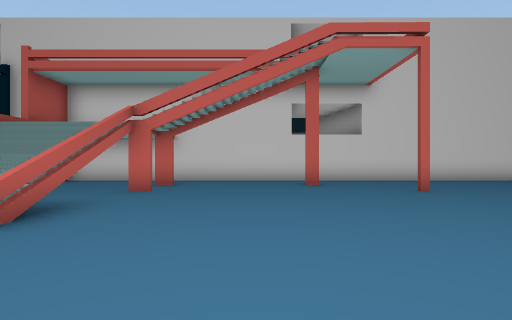
View 1 (above)

21 first-person views from a walk through a scene from a Unity 3-D project. The camera is 1.4 m above the floor, looks level and sees 75° across. The floor is counted in squares, 2 m on a side. Each view is taken from the middle of a square. On the plan, view 1 faces up. The plan holds only what a view shows up to about 10 squares ahead; the rest is blank. The place goes on beyond the plan.

View 2
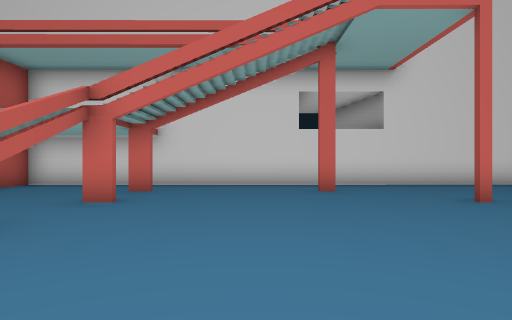

View 3
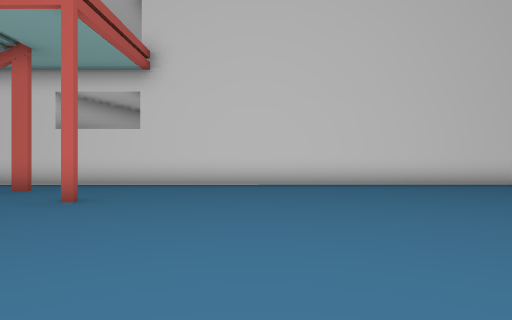

View 4
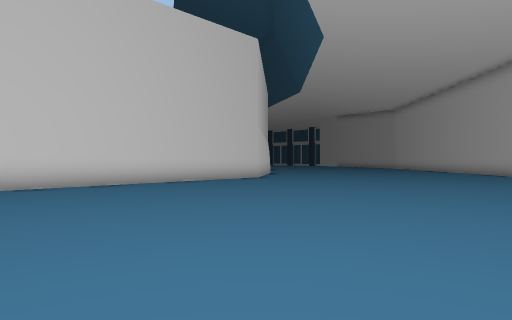

View 5
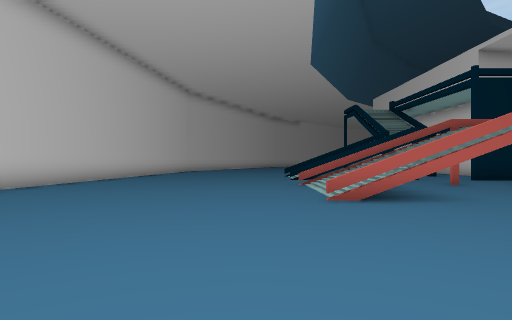

View 6
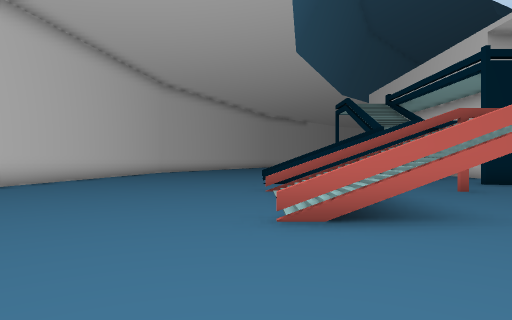

View 7
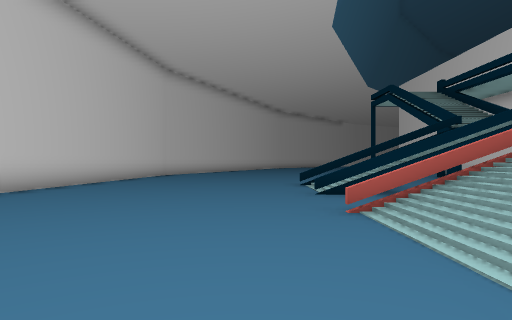

View 8
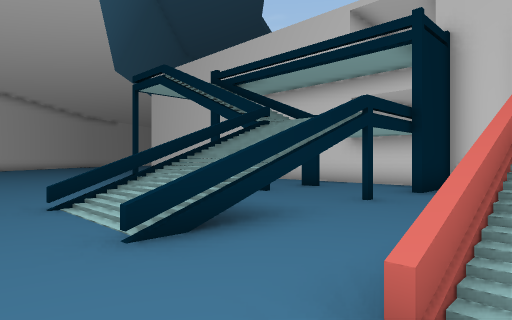

View 9
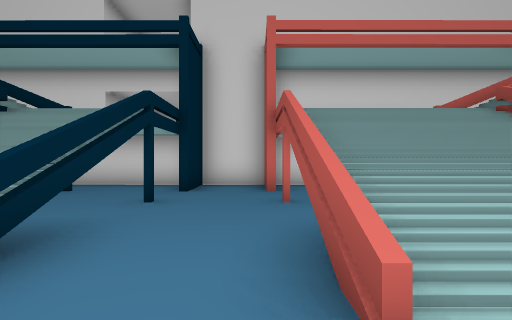

View 10
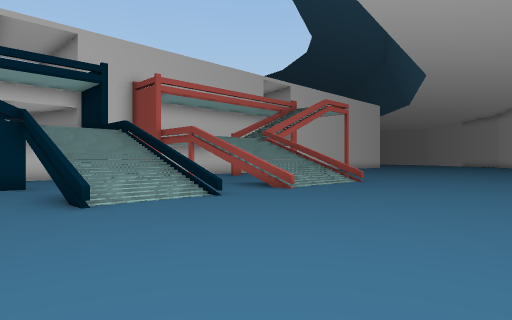

View 11
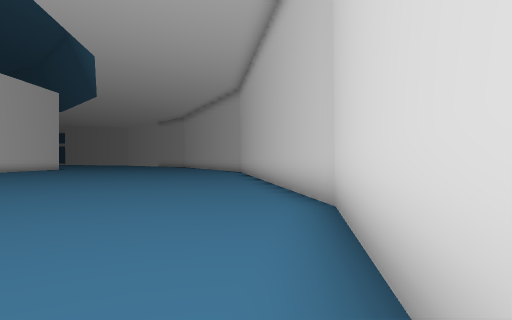

View 12
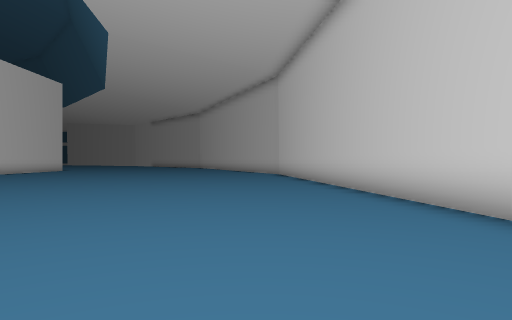

View 13
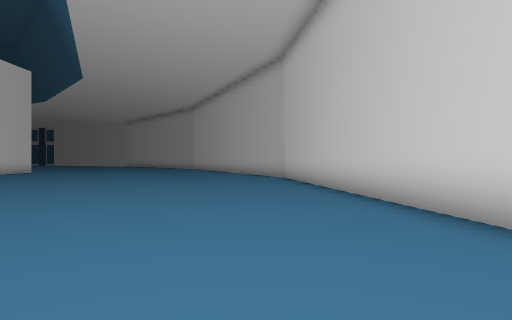

View 14
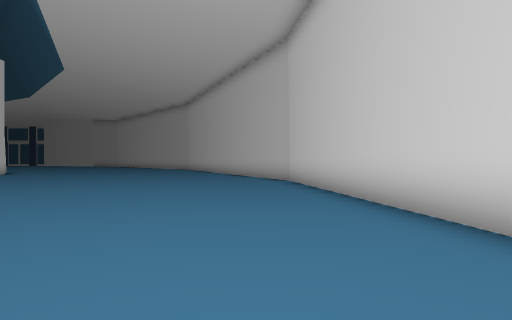

View 15
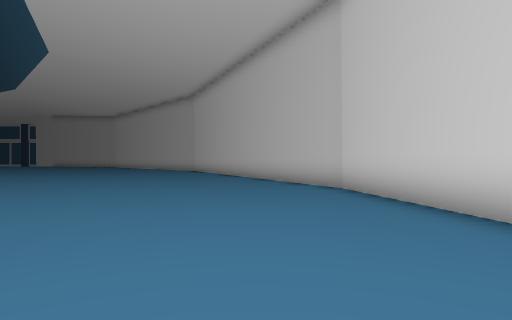

View 16
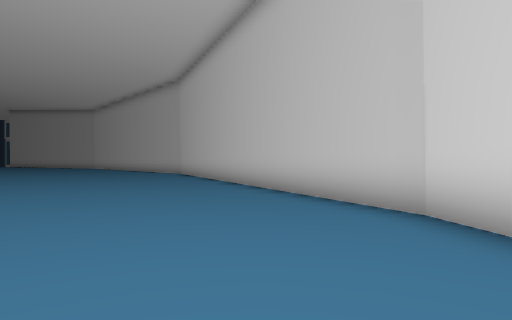

View 17
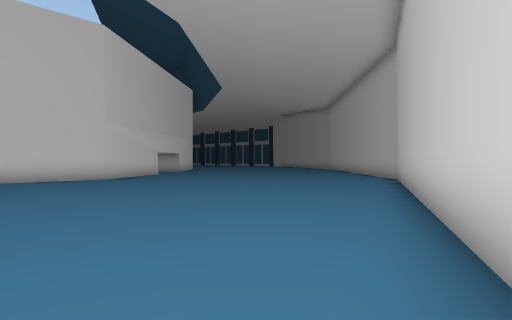

View 18
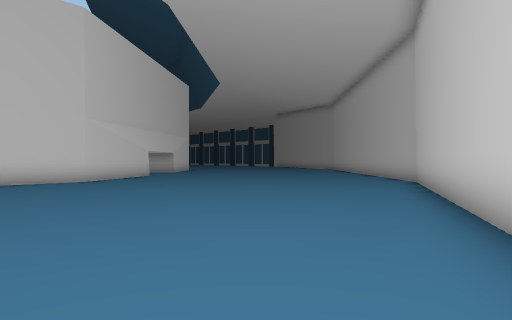

View 19
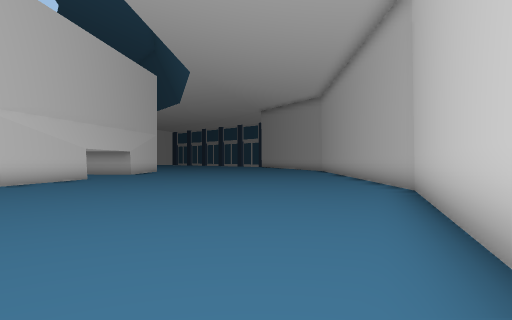

View 20
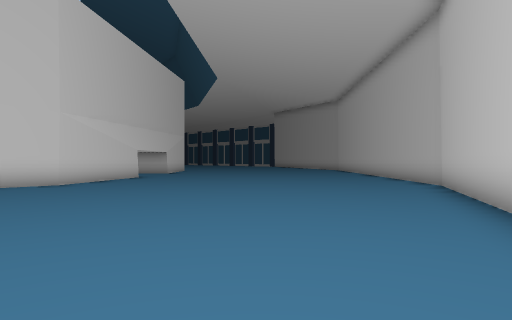

View 21
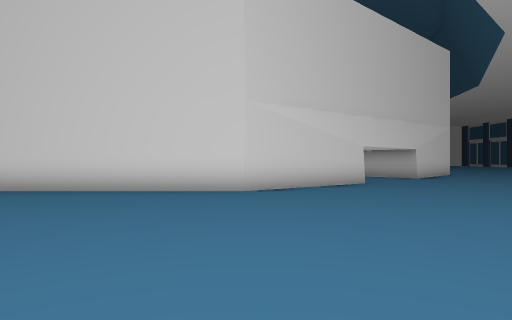

### Floor plan
Points are (right, up) in squares from view 1. A wall is a line through its corners. A room is listed if a view was taken in it or the views show most of it. See-through windows are left out.
Room 1 (views 1, 2, 3, 4, 5, 6, 7, 8, 9, 10, 11, 12, 13, 14, 15, 16, 17, 18, 19, 20, 21)
walls: (1.9, 9.6) (1.4, 9.6); (-2.4, 7.6) (-3, 7.6); (-2.4, 9.6) (-3, 9.6); (-2.8, 6.1) (-2.8, 3.1); (-6.7, 10) (-6.7, 11); (11.1, -2.2) (24, 3.8) (24.5, 4.3); (-6.7, 11.6) (-8.5, 11.6) (-8.5, 9.5); (-8.8, 6.2) (-8.8, 3.1); (-9.1, 11.6) (-12.2, 11.6); (-3, -4.2) (11.2, -2.1); (-11.2, 7.6) (-11.8, 7.6); (20.1, 14) (16.7, 11.6) (-6.5, 11.6) (-6.5, 10.5); (-11.3, 9.6) (-11.8, 9.6); (-11.4, 3.1) (-11.4, 4.9); (-12.1, -2.9) (-2.9, -4.2)
low walls: (-8.9, 3.1) (-8.9, 6.2); (-11.2, 4.5) (-11.2, 3.1)
ways out: gap at (-9, 5); gap at (-3, 5)

Positions as (right, up) in squares from view 1, and headings:
1: (0, 0), facing up
2: (0, 2), facing up
3: (7, 2), facing up
4: (7, 2), facing up-right
5: (3, 2), facing left
6: (1, 3), facing left
7: (-2, 2), facing left
8: (-6, 2), facing up-left
9: (-7, 2), facing up
10: (-13, -2), facing up-right
11: (-8, -3), facing right
12: (-5, -1), facing right
13: (-2, -1), facing right
14: (0, -1), facing right
15: (3, 0), facing right
16: (7, 0), facing right
17: (12, -1), facing up-right
18: (13, 0), facing up-right
19: (16, 1), facing up-right
20: (14, 1), facing up-right
21: (17, 4), facing up
